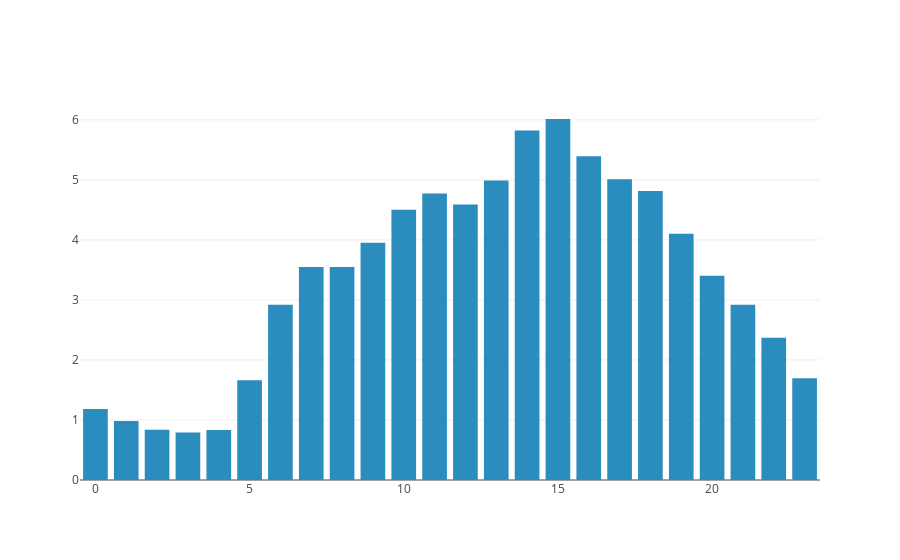

The notebook cell saved with this chart:
### Code cell
# Create a trace
trace = go.Bar(
    x = ura_avg["Ura v dnevu"],
    y = ura_avg["sum"],
    marker=dict(
        color='#2b8cbe',
    )
)

data = [trace]
iplot(data, filename='basic-bar')

### Figure 1 — Plotly figure (JSON) as saved in the notebook; plotly's stock layout.template omitted (floating-point values rounded to 4 significant figures)
{"data": [{"marker": {"color": "#2b8cbe"}, "type": "bar", "x": [0, 1, 2, 3, 4, 5, 6, 7, 8, 9, 10, 11, 12, 13, 14, 15, 16, 17, 18, 19, 20, 21, 22, 23], "y": [1.182, 0.9841, 0.8355, 0.7902, 0.8337, 1.661, 2.919, 3.55, 3.549, 3.951, 4.501, 4.773, 4.59, 4.99, 5.822, 6.015, 5.393, 5.009, 4.814, 4.104, 3.402, 2.919, 2.37, 1.695]}], "layout": {}}
